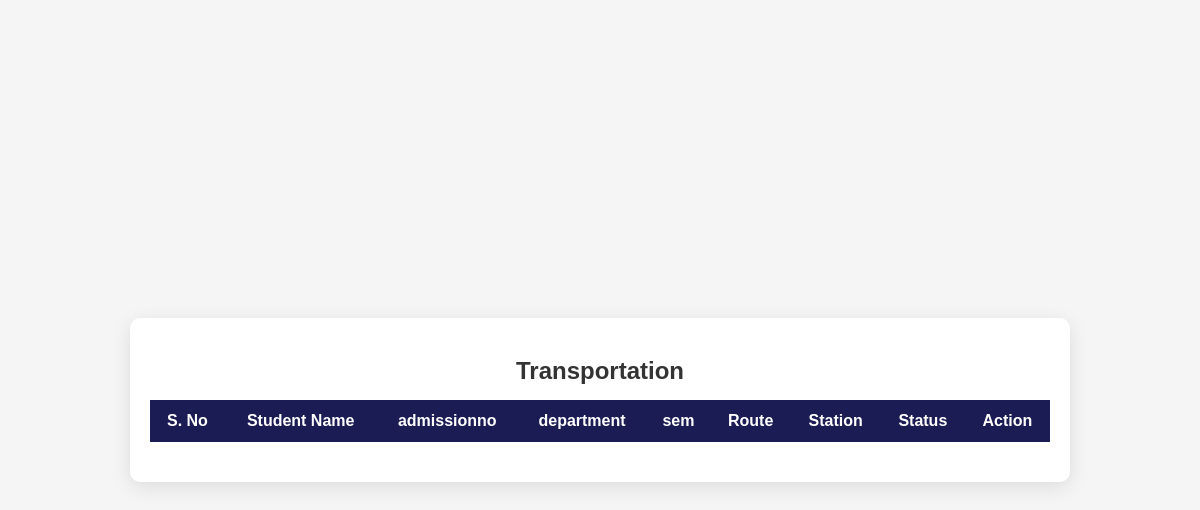
The page /administrator/Viewtranspo/ on the database as committed earlier.
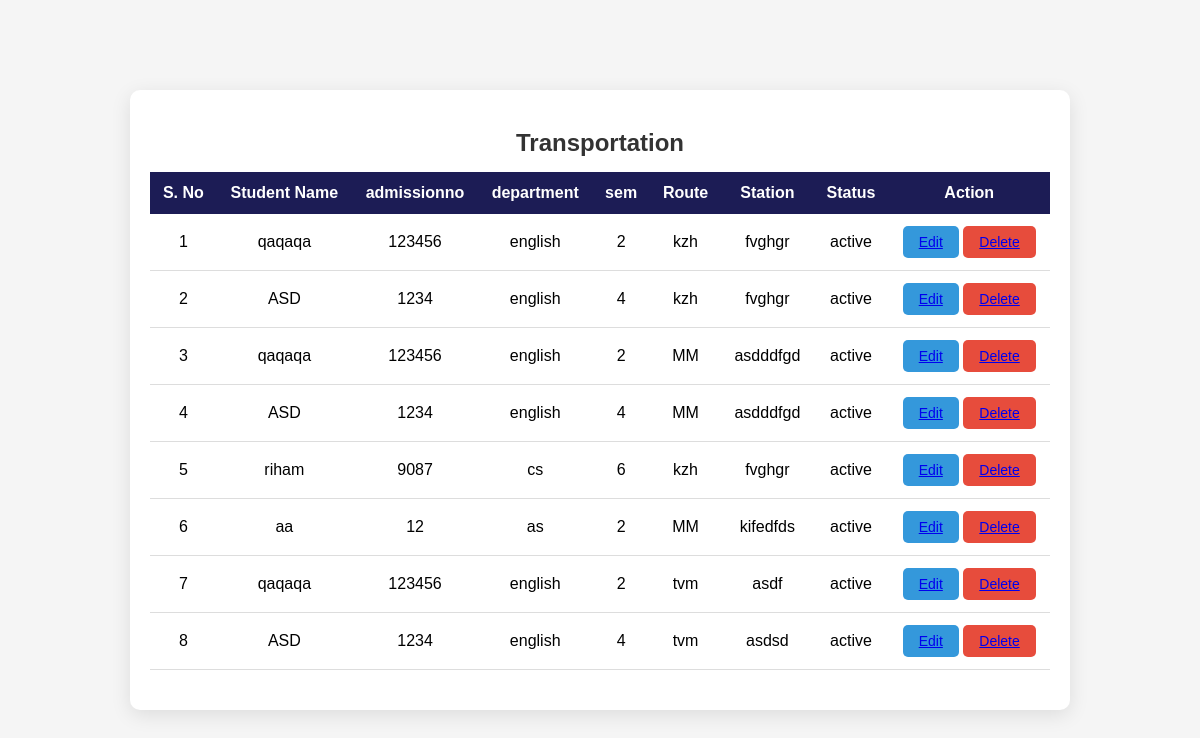
The same page on the database as committed later.
### administrator/models.py (models this page shows)
class AddstudentTable(models.Model):
    STUDENT = models.ForeignKey(StudentTable, on_delete=models.CASCADE)
    STATION=models.ForeignKey(StationTable, on_delete=models.CASCADE)
    status=models.CharField(max_length=10,null=True,blank=True,default='active')
    created_at=models.DateTimeField(auto_now_add=True, null=True, blank=True)
    updated_at = models.DateTimeField(auto_now_add=True, null=True, blank=True)

class StudentTable(models.Model):
    student_image=models.FileField(upload_to='student_image',null=True,blank=True)
    Name = models.CharField(max_length=30, null=True, blank=True)
    admissionno=models.CharField(max_length=10,null=True,blank=True)
    department=models.CharField(max_length=10,null=True,blank=True)
    sem=models.CharField(max_length=10,null=True,blank=True)
    email=models.CharField(max_length=10,null=True,blank=True)
    dob=models.CharField(max_length=10,null=True,blank=True)
    address=models.CharField(max_length=50,null=True,blank=True)
    place=models.CharField(max_length=30,null=True,blank=True)
    ph_no=models.BigIntegerField(null=True,blank=True)
    guardianname=models.CharField(max_length=20,null=True,blank=True)
    phoneno=models.BigIntegerField(null=True,blank=True)
    commuter_type=models.CharField(max_length=20,null=True,blank=True)
    transportation_type=models.CharField(max_length=20,null=True,blank=True)
    route=models.CharField(max_length=20,null=True,blank=True)
    created_at=models.DateTimeField(auto_now_add=True, null=True, blank=True)
    updated_at = models.DateTimeField(auto_now_add=True, null=True, blank=True)

class StationTable(models.Model):
    route=models.ForeignKey(RouteTable, on_delete=models.CASCADE)
    station=models.CharField(max_length=10,null=True,blank=True)
    charges=models.BigIntegerField(null=True,blank=True)
    created_at=models.DateTimeField(auto_now_add=True, null=True, blank=True)
    updated_at = models.DateTimeField(auto_now_add=True, null=True, blank=True)

class RouteTable(models.Model):
    route=models.CharField(max_length=10,null=True,blank=True)
    tripno=models.BigIntegerField(null=True,blank=True)
    status=models.CharField(max_length=10,null=True,blank=True)
    created_at=models.DateTimeField(auto_now_add=True, null=True, blank=True)
    updated_at = models.DateTimeField(auto_now_add=True, null=True, blank=True)

### administrator/views.py (the view)
# urls.py: path('Viewtranspo/',ViewTranspo.as_view(),name="vtranspo_page"),
class ViewTranspo(View):
    def get(self, request):
        st_obj =AddstudentTable.objects.all()
        return render(request, "administrator/transpo/view_transpo.html", {'val': st_obj})

### templates/administrator/transpo/view_transpo.html (shortened to what this page needs)
{% load static %}
<!DOCTYPE html>
<html lang="en">
<head>
    <link rel="stylesheet" href="{% static 'transpo.css' %}">
</head>
<body>
    <div class="table-container">
        <h2>Transportation</h2>
        <table>
                <tr>
                    <th>S. No</th>
                    <th>Student Name</th>
                    <th>admissionno</th>
                    <th>department</th>
                    <th>sem</th>
                    <th>Route</th>
                    <th>Station</th>
                    <th>Status</th>
                    <th>Action</th>
                </tr>
                {% for i in val %}
                <tr>
                    <td>{{forloop.counter}}</td>
                    <td>{{i.STUDENT.Name}}</td>
                    <td>{{i.STUDENT.admissionno}}</td>
                    <td>{{i.STUDENT.department}}</td>
                    <td>{{i.STUDENT.sem}}</td>
                    <td>{{i.STATION.route.route}}</td>
                    <td>{{i.STATION.station}}</td>
                    <td>{{i.status}}</td>
                    <td>
                        <button class="action-btn edit-btn"><a href="/administrator/edittranspo/{{i.id}}/">Edit</a></button>
                        <button class="action-btn delete-btn"><a href="/administrator/editbusroute/{{i.id}}/">Delete</a></button>
                    </td>
                </tr>
                {% endfor %}
        </table>
</body>
</html>

### static/transpo.css (style rules this page uses)
body { font-family: 'Arial', sans-serif; background-color: #f5f5f5; display: flex; justify-content: center; align-items: center; height: 100vh; margin: 0; }
.table-container { background-color: #fff; padding: 20px; border-radius: 10px; box-shadow: 0 5px 20px rgba(0, 0, 0, 0.1); width: 90%; max-width: 900px; margin: auto; }
h2 { font-size: 24px; margin-bottom: 15px; text-align: center; color: #333; }
table { width: 100%; border-collapse: collapse; margin-bottom: 20px; }
th, td { text-align: left; padding: 12px; }
th { background-color: #1c1c55; color: white; text-align: center; font-weight: bold; }
td { text-align: center; border-bottom: 1px solid #ddd; }
.action-btn { border: none; padding: 8px 16px; border-radius: 5px; cursor: pointer; font-size: 14px; transition: background-color 0.3s ease; }
.edit-btn { background-color: #3498db; color: white; }
.delete-btn { background-color: #e74c3c; color: white; }

Rows that differ between the two databases and show on the page:
added AddstudentTable: STUDENT.Name "qaqaqa", STUDENT.admissionno "123456", STUDENT.department "english", STUDENT.sem "2", STATION.route.route "kzh", STATION.station "fvghgr", status "active"
added AddstudentTable: STUDENT.Name "ASD", STUDENT.admissionno "1234", STUDENT.department "english", STUDENT.sem "4", STATION.route.route "kzh", STATION.station "fvghgr", status "active"
added AddstudentTable: STUDENT.Name "qaqaqa", STUDENT.admissionno "123456", STUDENT.department "english", STUDENT.sem "2", STATION.route.route "MM", STATION.station "asdddfgd", status "active"
added AddstudentTable: STUDENT.Name "ASD", STUDENT.admissionno "1234", STUDENT.department "english", STUDENT.sem "4", STATION.route.route "MM", STATION.station "asdddfgd", status "active"
added AddstudentTable: STUDENT.Name "riham", STUDENT.admissionno "9087", STUDENT.department "cs", STUDENT.sem "6", STATION.route.route "kzh", STATION.station "fvghgr", status "active"
added AddstudentTable: STUDENT.Name "aa", STUDENT.admissionno "12", STUDENT.department "as", STUDENT.sem "2", STATION.route.route "MM", STATION.station "kifedfds", status "active"
added AddstudentTable: STUDENT.Name "qaqaqa", STUDENT.admissionno "123456", STUDENT.department "english", STUDENT.sem "2", STATION.route.route "tvm", STATION.station "asdf", status "active"
added AddstudentTable: STUDENT.Name "ASD", STUDENT.admissionno "1234", STUDENT.department "english", STUDENT.sem "4", STATION.route.route "tvm", STATION.station "asdsd", status "active"
